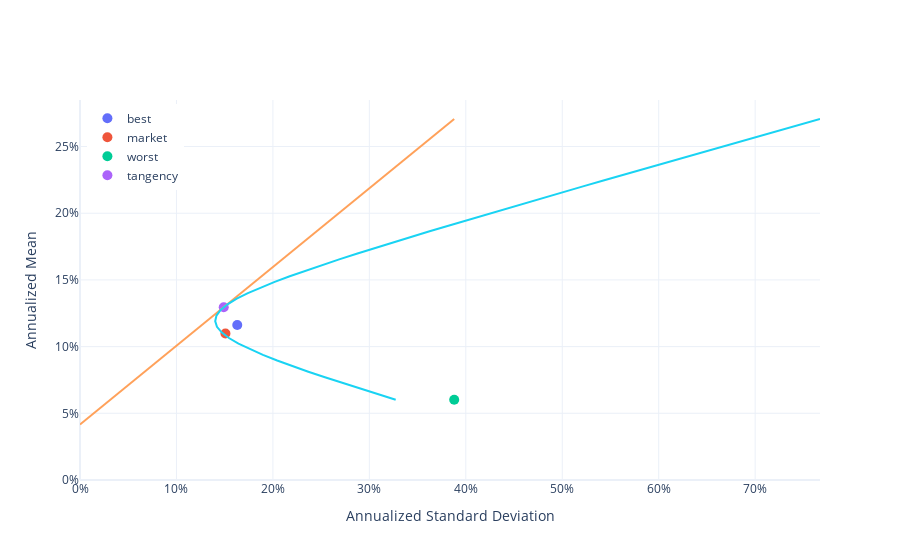

The notebook cell this image was saved under:
### Code cell
mvplot(rets)

### Figure 1 — Plotly figure (JSON) as saved in the notebook; plotly's stock layout.template omitted (floating-point values rounded to 4 significant figures; data arrays with more than 128 entries replaced by an {"elided": "..."} marker saying what was removed)
{"data": [{"hovertemplate": "best<br>mean=%{y:.1%}<br>stdev=%{x:.1%}<extra></extra>", "marker": {"size": 10}, "mode": "markers", "name": "best", "type": "scatter", "x": [0.163], "y": [0.1162]}, {"hovertemplate": "market<br>mean=%{y:.1%}<br>stdev=%{x:.1%}<extra></extra>", "marker": {"size": 10}, "mode": "markers", "name": "market", "type": "scatter", "x": [0.1508], "y": [0.1098]}, {"hovertemplate": "worst<br>mean=%{y:.1%}<br>stdev=%{x:.1%}<extra></extra>", "marker": {"size": 10}, "mode": "markers", "name": "worst", "type": "scatter", "x": [0.388], "y": [0.06014]}, {"customdata": [[[0.5697], [0.7555], [-0.3251]]], "hovertemplate": "Tangency portfolio:<br>best: %{customdata[0]:.1%}<br>market: %{customdata[1]:.1%}<br>worst: %{customdata[2]:.1%}<br><extra></extra>", "marker": {"size": 10}, "mode": "markers", "name": "tangency", "type": "scatter", "x": [0.149], "y": [0.1296]}, {"hovertemplate": "Sharpe ratio = 59.0%<extra></extra>", "mode": "lines", "showlegend": false, "type": "scatter", "x": [0, 0.00776, 0.01552, 0.02328, 0.03104, 0.0388, 0.04656, 0.05432, 0.06208, 0.06984, 0.0776, 0.08536, 0.09311, 0.1009, 0.1086, 0.1164, 0.1242, 0.1319, 0.1397, 0.1474, 0.1552, 0.163, 0.1707, 0.1785, 0.1862, 0.194, 0.2017, 0.2095, 0.2173, 0.225, 0.2328, 0.2405, 0.2483, 0.2561, 0.2638, 0.2716, 0.2793, 0.2871, 0.2949, 0.3026, 0.3104, 0.3181, 0.3259, 0.3337, 0.3414, 0.3492, 0.3569, 0.3647, 0.3725, 0.3802, 0.388], "y": [0.0416, 0.04618, 0.05076, 0.05534, 0.05992, 0.0645, 0.06909, 0.07367, 0.07825, 0.08283, 0.08741, 0.09199, 0.09657, 0.1012, 0.1057, 0.1103, 0.1149, 0.1195, 0.1241, 0.1286, 0.1332, 0.1378, 0.1424, 0.147, 0.1515, 0.1561, 0.1607, 0.1653, 0.1699, 0.1744, 0.179, 0.1836, 0.1882, 0.1928, 0.1974, 0.2019, 0.2065, 0.2111, 0.2157, 0.2203, 0.2248, 0.2294, 0.234, 0.2386, 0.2432, 0.2477, 0.2523, 0.2569, 0.2615, 0.2661, 0.2706]}, {"customdata": {"elided": "51x3x1 float values"}, "hovertemplate": "best = %{customdata[0]:.1%}<br>market = %{customdata[1]:.1%}<br>worst = %{customdata[2]:.1%}<br><extra></extra>", "mode": "lines", "showlegend": false, "type": "scatter", "x": [0.3273, 0.3085, 0.2899, 0.2717, 0.254, 0.2367, 0.2202, 0.2044, 0.1897, 0.1762, 0.1643, 0.1544, 0.1468, 0.142, 0.1402, 0.1415, 0.1458, 0.153, 0.1625, 0.1741, 0.1873, 0.2019, 0.2175, 0.2339, 0.251, 0.2687, 0.2869, 0.3053, 0.3241, 0.3432, 0.3625, 0.3819, 0.4015, 0.4213, 0.4412, 0.4611, 0.4812, 0.5013, 0.5215, 0.5417, 0.5621, 0.5824, 0.6028, 0.6233, 0.6438, 0.6643, 0.6848, 0.7054, 0.726, 0.7466, 0.7672], "y": [0.06014, 0.06435, 0.06856, 0.07277, 0.07698, 0.08119, 0.0854, 0.08961, 0.09382, 0.09803, 0.1022, 0.1064, 0.1107, 0.1149, 0.1191, 0.1233, 0.1275, 0.1317, 0.1359, 0.1401, 0.1443, 0.1486, 0.1528, 0.157, 0.1612, 0.1654, 0.1696, 0.1738, 0.178, 0.1822, 0.1864, 0.1907, 0.1949, 0.1991, 0.2033, 0.2075, 0.2117, 0.2159, 0.2201, 0.2243, 0.2285, 0.2328, 0.237, 0.2412, 0.2454, 0.2496, 0.2538, 0.258, 0.2622, 0.2664, 0.2706]}], "layout": {"legend": {"x": 0.01, "xanchor": "left", "y": 0.99, "yanchor": "top"}, "xaxis": {"rangemode": "tozero", "tickformat": ".0%", "title": {"text": "Annualized Standard Deviation"}}, "yaxis": {"rangemode": "tozero", "tickformat": ".0%", "title": {"text": "Annualized Mean"}}}}
